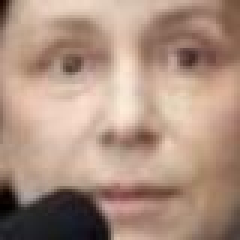
#> input picture THE3/ceng483-s19-hw3-dataset/train/images/1041.jpg, 80 x 80 px, found by its file name (shown 3 times larger); its folder holds only this picture in this run
$ python the2.py ../../THE3/ceng483-s19-hw3-dataset/train/images/1041.jpg 100 5 5
#> lines starting #> are read from the running program, lines starting #| are printed output that depends on the picture
import os
import sys
import cv2
import numpy as np
import pickle
from cyvlfeat.sift import *
from sklearn.cluster import KMeans
from sklearn.metrics import confusion_matrix

all_bagoffeatures = []


class Image:
    def __init__(self, data, name=""):
        self.data = data            # Grayscale image data is stored
        self.size = data.shape      # Size of the image
        self.name = name            # Name of the image for test dataset
        self.descriptor = []        # Will be initialized when sift descriptors are calculated

    # Calculate the descriptor of the image object according to the method specified (SIFT/dense SIFT)
    # [18 lines left out: function calculateDescriptor, not called in this run]


class Classifier:
    def __init__(self):
        self.train_directory = "the2_data/train"
        self.validation_directory = "the2_data/validation"
        self.test_directory = "test"
        self.unique_labels = []         # Store unique class labels
        self.train_images = []          # Store grayscale images for train set
        self.train_labels = []          # Store true labels for each image in train set
        self.validation_images = []     # Store grayscale images for validation set
        self.validation_labels = []     # Store true labels for each image in validation set
        self.predicted_labels = []      # Store predicted labels for images in validation set
        self.test_images = []           # Store grayscale images for test dataset
        self.kmeans = None              # Will be initialized

    def readImages(self):
        # Read images in the train dataset
        for filename in os.listdir(self.train_directory):
            self.unique_labels.append(filename)
            class_directory = os.path.join(self.train_directory, filename)

            for image_name in os.listdir(class_directory):
                data = cv2.imread(self.train_directory + "/" + filename + "/" + image_name)
#> data is the input picture: shape (80, 80, 3); mean B, G, R 128.5, 144.9, 173.2
                # Convert image to grayscale
                gray_data = cv2.cvtColor(data, cv2.COLOR_BGR2GRAY)
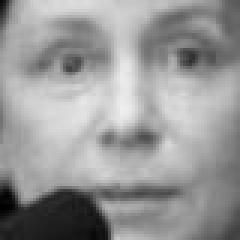
#> gray_data: shape (80, 80) (shown 3 times larger); min 0, max 239, mean 151.5
                self.train_images.append(Image(gray_data))
                self.train_labels.append(filename)

        # Read images in the validation dataset
#> (the run stopped early here; a loop or call above may not have finished)

$ run again, on THE3/ceng483-s19-hw3-dataset/train/images/1129.jpg
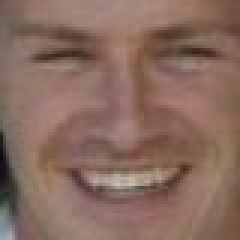
#> input picture THE3/ceng483-s19-hw3-dataset/train/images/1129.jpg, 80 x 80 px, found by its file name (shown 3 times larger)
#> in readImages, data is the input picture: shape (80, 80, 3); mean B, G, R 95.2, 107, 136.9
#> in readImages, `gray_data = cv2.cvtColor(data, cv2.COLOR_BGR2GRAY)`:
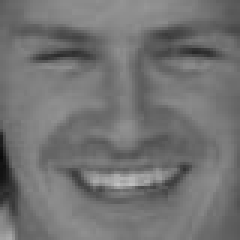
#> gray_data: shape (80, 80) (shown 3 times larger); min 10, max 194, mean 114.6

$ run again, on THE3/ceng483-s19-hw3-dataset/train/images/1142.jpg
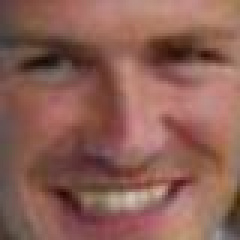
#> input picture THE3/ceng483-s19-hw3-dataset/train/images/1142.jpg, 80 x 80 px, found by its file name (shown 3 times larger)
#> in readImages, data is the input picture: shape (80, 80, 3); mean B, G, R 85.4, 95.9, 140.5
#> in readImages, `gray_data = cv2.cvtColor(data, cv2.COLOR_BGR2GRAY)`:
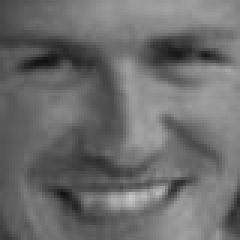
#> gray_data: shape (80, 80) (shown 3 times larger); min 14, max 199, mean 108
